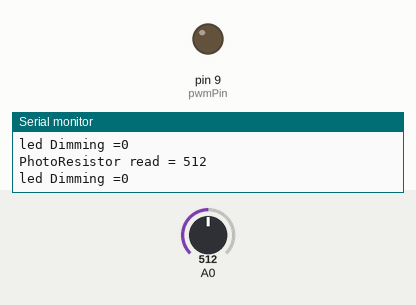
This sketch was run on a simulated Arduino Uno, built with avr-gcc and run on an emulated ATmega328P. Shown: output pins drawn as LEDs (lit = HIGH), the last lines printed to the serial monitor. Inputs (shaded band) come from the test bench; at power-on: A0 = 512.

Above: at 1.8 s.
1.9 s: A0 set to 716
At 3.1 s:
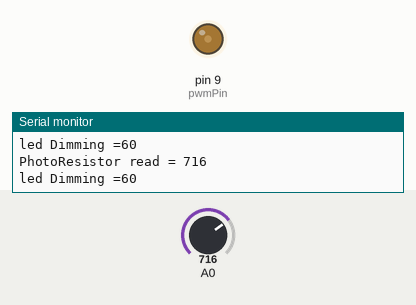
3.5 s: A0 set to 900
At 4.6 s:
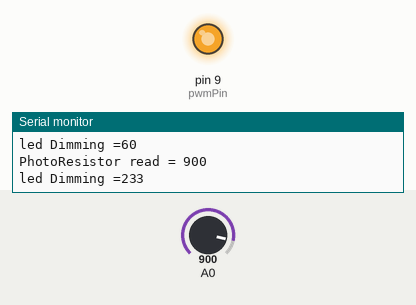
Timing chart, 0 to 6.5 s (numbered marks = the images above; inputs shaded):
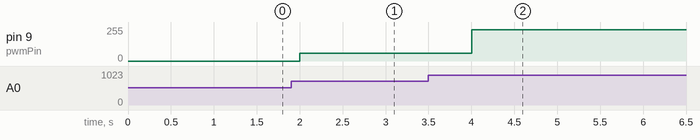

The sketch:

Photoresistor_adjusts_the_PWM_Dimming_of_LED.ino
```cpp
int sensorValue = 0;
 int ledDimming = 0;
int pwmPin = 9;
void setup()
{
pinMode(A0, INPUT);
Serial.begin(9600);
pinMode(pwmPin, OUTPUT);
}
void loop() {
sensorValue = analogRead(A0);
 Serial.print("PhotoResistor read = ");
 Serial.println(sensorValue);
 ledDimming = map(sensorValue, 652, 923, 0, 255);
 if (ledDimming < 0) ledDimming = 0;
  Serial.print("led Dimming =");
  Serial.println(ledDimming);
analogWrite(pwmPin, ledDimming);
  delay(1000);
}
```

Measured:
- after the input at 1.9 s, pin 9 (pwmPin): 0/255 → 60/255 after 0.10 s
- after the input at 3.5 s, pin 9 (pwmPin): 60/255 → 233/255 after 0.50 s
